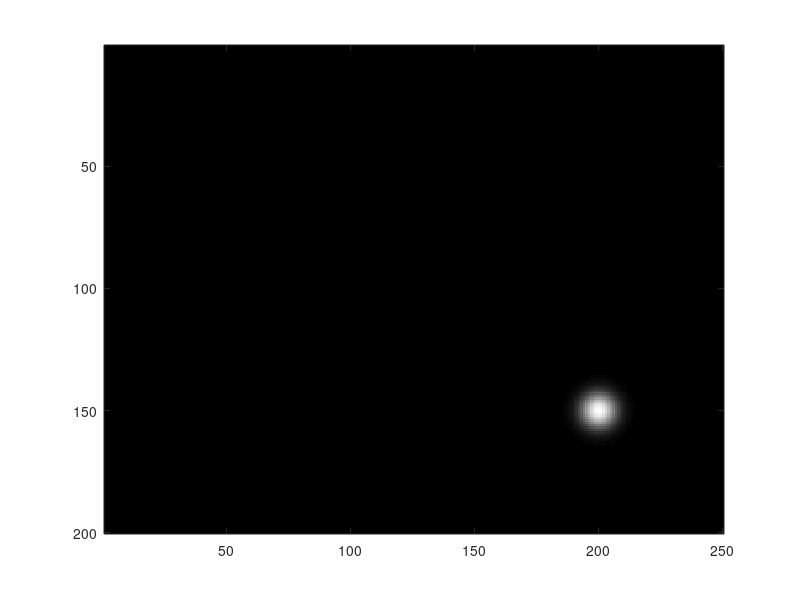

This chart was generated by the following MATLAB code:
function [gmap, gmask] = gen_gaussian_map(map_h, map_w, hsize, sigma, x, y, showmap)
% Generate 2D Gaussian map given the mapsize, kernel size, and the position
% of the kernel center
% 
% Input
% - map_w, map_h: width and height of the resulting map
% - hsize: size of the Gaussian kernel
% - sigma: variance of the Gaussian kernel
% - (x, y): position of the kernel center
%
% Wei Yang | July 08 2015
% -------------------------------------------------------------------------
if nargin < 1 
  % for demo use
  map_w = 250; % map width
  map_h = 200; % map height

  % Gaussian kernel params
  hsize = 31;
  sigma = 5;

  % kernel center position
  x = 200;
  y = 150;
  
  showmap = 1;
end

x = max(1, round(x));
y = max(1, round(y));
x = min(map_w, round(x));
y = min(map_h, round(y));


if x < 1 || y < 1 || x > map_w || y > map_h
  error('Error: (x, y) out of the map boundary.');
end

hsize = round(hsize/2)*2+1;
hhsize= floor(hsize/2);

% generate kernel
gkernel = fspecial('gaussian', hsize, sigma);

% normalize
gkernel = gkernel/max(gkernel(:));
% compute kernel start index and end index
ksx = 1;
ksy = 1;
kex = hsize;
key = hsize;

% compute map start index and end index
msx = x-hhsize;
msy = y-hhsize;
mex = x+hhsize;
mey = y+hhsize;

if y-hhsize < 1  
  ksy = 1-(y-hhsize)+1;
  msy = 1;
end

if x-hhsize < 1
  ksx = 1-(x-hhsize)+1;
  msx = 1;
end

if y+hhsize > map_h
  key = hsize - ((y+hhsize)-map_h);
  mey = map_h;
end

if x+hhsize > map_w
  kex = hsize - ((x+hhsize)-map_w);
  mex = map_w;
end
  
gmap = zeros(map_h, map_w);
gmask = zeros(map_h, map_w);

a= gkernel(ksy:key, ksx:kex);
b = gmap(msy:mey,  msx:mex);

gmap(msy:mey,  msx:mex) = gkernel(ksy:key, ksx:kex);
gmask(msy:mey,  msx:mex) = 1;

if showmap
  imagesc(gmap);
  colormap(gray);
end
